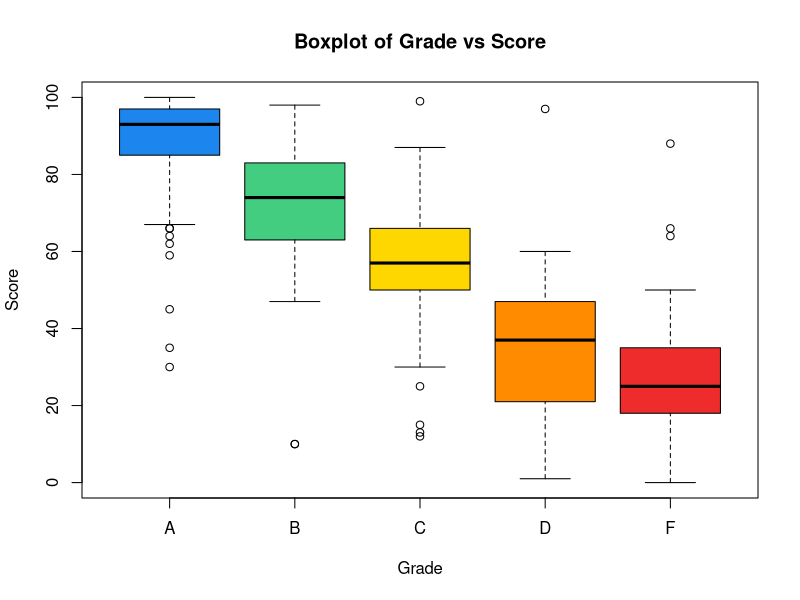
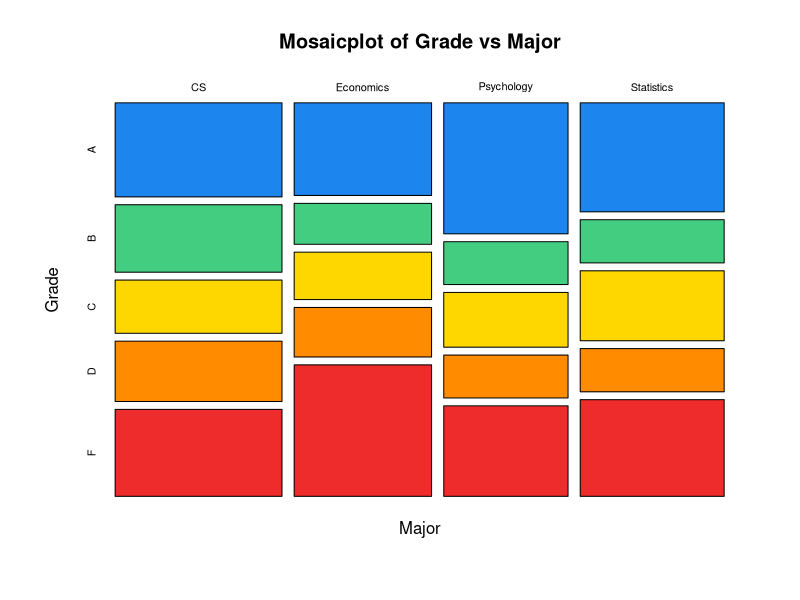
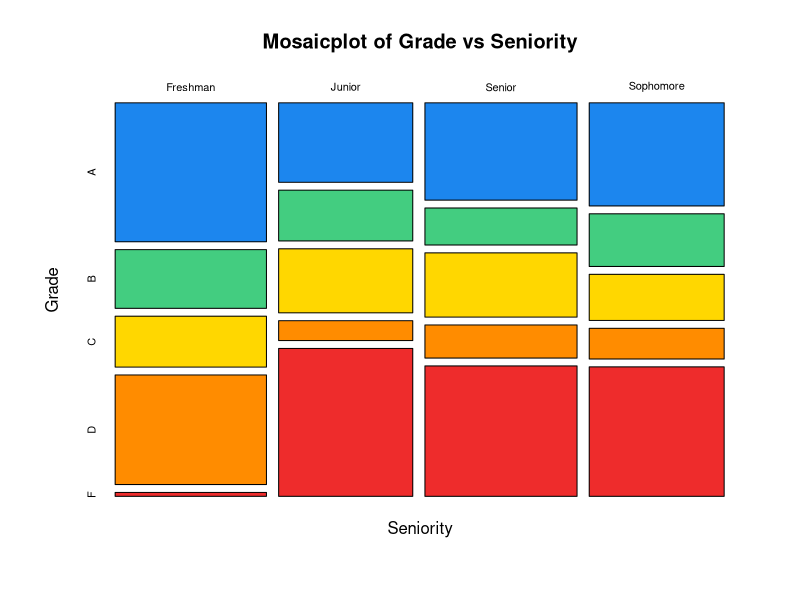

Reproduce these figures in R, in order. (Note: this script raises an error after producing the figures.)
training <- read.csv('M2022train.csv')

# Exploring Data
colors <- c('dodgerblue2', 'seagreen3', 'gold', 'darkorange', 'firebrick2', 'darkorchid')
boxplot(training$Score~training$Grade, col = colors, xlab = 'Grade', ylab = 'Score',
        main = 'Boxplot of Grade vs Score')
mosaicplot(training$Major~training$Grade, col = colors, xlab = 'Major', ylab = 'Grade',
           main = 'Mosaicplot of Grade vs Major')
mosaicplot(training$Seniority~training$Grade, col = colors, xlab = 'Seniority', ylab = 'Grade',
           main = 'Mosaicplot of Grade vs Seniority')

# Applying Prediction Model to Training Data
myprediction <- training
decision <- rep('F', nrow(myprediction))
decision[myprediction$Seniority == 'Freshman'] <- 'D'
decision[myprediction$Seniority == 'Freshman' & ((myprediction$Major == 'CS' & myprediction$Score >= 50)
                                                 | (myprediction$Major == 'Economics' & myprediction$Score >= 41)
                                                 | (myprediction$Major == 'Psychology' & myprediction$Score >= 31)
                                                 | (myprediction$Major == 'Statistics' & myprediction$Score >= 47))] <- 'C'
decision[myprediction$Seniority == 'Freshman' & ((myprediction$Major == 'CS' & myprediction$Score >= 60)
                                                 | (myprediction$Major == 'Economics' & myprediction$Score >= 51)
                                                 | (myprediction$Major == 'Psychology' & myprediction$Score >= 41)
                                                 | (myprediction$Major == 'Statistics' & myprediction$Score >= 56))] <- 'B'
decision[myprediction$Seniority == 'Freshman' & ((myprediction$Major == 'CS' & myprediction$Score >= 81)
                                                 | (myprediction$Major == 'Economics' & myprediction$Score >= 62)
                                                 | (myprediction$Major == 'Psychology' & myprediction$Score >= 57)
                                                 | (myprediction$Major == 'Statistics' & myprediction$Score >= 76))] <- 'A'
decision[myprediction$Seniority != 'Freshman' & ((myprediction$Major == 'CS' & myprediction$Score >= 51)
                                                 | (myprediction$Major == 'Economics' & myprediction$Score >= 41)
                                                 | (myprediction$Major == 'Psychology' & myprediction$Score >= 31)
                                                 | (myprediction$Major == 'Statistics' & myprediction$Score >= 46))] <- 'D'
decision[myprediction$Seniority != 'Freshman' & ((myprediction$Major == 'CS' & myprediction$Score >= 61)
                                                 | (myprediction$Major == 'Economics' & myprediction$Score >= 51)
                                                 | (myprediction$Major == 'Psychology' & myprediction$Score >= 41)
                                                 | (myprediction$Major == 'Statistics' & myprediction$Score >= 55))] <- 'C'
decision[myprediction$Seniority != 'Freshman' & ((myprediction$Major == 'CS' & myprediction$Score >= 81)
                                                 | (myprediction$Major == 'Economics' & myprediction$Score >= 66)
                                                 | (myprediction$Major == 'Psychology' & myprediction$Score >= 57)
                                                 | (myprediction$Major == 'Statistics' & myprediction$Score >= 76))] <- 'B'
decision[myprediction$Seniority != 'Freshman' & ((myprediction$Major == 'CS' & myprediction$Score >= 91)
                                                 | (myprediction$Major == 'Economics' & myprediction$Score >= 81)
                                                 | (myprediction$Major == 'Psychology' & myprediction$Score >= 71)
                                                 | (myprediction$Major == 'Statistics' & myprediction$Score >= 87))] <- 'A'
myprediction$Grade <- decision
error <- mean(training$Grade != myprediction$Grade)
error

# Applying Prediction Model to Testing Data for Submission
testing <- read.csv('M2022testS.csv')
submission <- read.csv('M2022submission.csv')
decision <- rep('F', nrow(testing))
decision[testing$Seniority == 'Freshman'] <- 'D'
decision[testing$Seniority == 'Freshman' & ((testing$Major == 'CS' & testing$Score >= 50)
                                            | (testing$Major == 'Economics' & testing$Score >= 41)
                                            | (testing$Major == 'Psychology' & testing$Score >= 31)
                                            | (testing$Major == 'Statistics' & testing$Score >= 47))] <- 'C'
decision[testing$Seniority == 'Freshman' & ((testing$Major == 'CS' & testing$Score >= 60)
                                            | (testing$Major == 'Economics' & testing$Score >= 51)
                                            | (testing$Major == 'Psychology' & testing$Score >= 41)
                                            | (testing$Major == 'Statistics' & testing$Score >= 56))] <- 'B'
decision[testing$Seniority == 'Freshman' & ((testing$Major == 'CS' & testing$Score >= 81)
                                            | (testing$Major == 'Economics' & testing$Score >= 62)
                                            | (testing$Major == 'Psychology' & testing$Score >= 57)
                                            | (testing$Major == 'Statistics' & testing$Score >= 76))] <- 'A'
decision[testing$Seniority != 'Freshman' & ((testing$Major == 'CS' & testing$Score >= 51)
                                            | (testing$Major == 'Economics' & testing$Score >= 41)
                                            | (testing$Major == 'Psychology' & testing$Score >= 31)
                                            | (testing$Major == 'Statistics' & testing$Score >= 46))] <- 'D'
decision[testing$Seniority != 'Freshman' & ((testing$Major == 'CS' & testing$Score >= 61)
                                            | (testing$Major == 'Economics' & testing$Score >= 51)
                                            | (testing$Major == 'Psychology' & testing$Score >= 41)
                                            | (testing$Major == 'Statistics' & testing$Score >= 55))] <- 'C'
decision[testing$Seniority != 'Freshman' & ((testing$Major == 'CS' & testing$Score >= 81)
                                            | (testing$Major == 'Economics' & testing$Score >= 66)
                                            | (testing$Major == 'Psychology' & testing$Score >= 57)
                                            | (testing$Major == 'Statistics' & testing$Score >= 76))] <- 'B'
decision[testing$Seniority != 'Freshman' & ((testing$Major == 'CS' & testing$Score >= 91)
                                            | (testing$Major == 'Economics' & testing$Score >= 81)
                                            | (testing$Major == 'Psychology' & testing$Score >= 71)
                                            | (testing$Major == 'Statistics' & testing$Score >= 87))] <- 'A'
submission$Grade <- decision
write.csv(submission, 'M2022submission.csv', row.names = FALSE)
